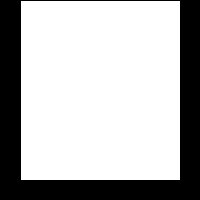
Frame 1 (no input)
Frame 60 (the mouse pressed at the canvas centre just before this capture): identical to frame 1, image omitted
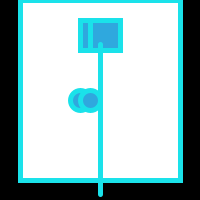
Frame 120 (the mouse held since frame 60 and released just before this capture)

The Processing sketch that drew these frames (run headless with seeded random() and noise(); from frame 60 on, the mouse is pressed at the canvas centre):

// Processing sketch: processing_90942
// ── processing_90942.pde

int [] intArray = {
  20, 20, 150, 150, 0
};



int x = 20, speedX = 1, a = 150, y = 0, speedY = 1;



void setup()
{
  size(200, 200);
  background(0);
  rect(20, 0, 160, 180);
}

void draw()
{
if (mouseX < 20 || mouseX > 180 || mouseY > 180)
  {
   
  }
  else{
  smooth();
  strokeWeight(5);
  background(0);
  fill(255);
  rect(20, 0, 160, 180);

  intArray[0] = intArray[1] + speedX;
  intArray[1] = intArray[1] + speedX;
  intArray[2] = intArray[2] - speedX;
  intArray[3] = intArray[3] - speedX;
  intArray[4] = intArray[4] - speedY;

  fill(47, 168, 222);
  rect(intArray[0], 20, 30, 30);
  rect(intArray[2], 20, 30, 30);
  ellipse(intArray[1], 100, 20, 20);
  ellipse(intArray[3], 100, 20, 20);
  stroke (26, 226, 234);
  line(100, intArray[4], 100, intArray[4] + 150);

  if (intArray[1]> width - 20 || intArray[1] < 0)
    speedX = speedX * -1;
  if (intArray[4]> height - 150 || intArray[4] < 0)
    speedY = speedY * -1;
}
}
